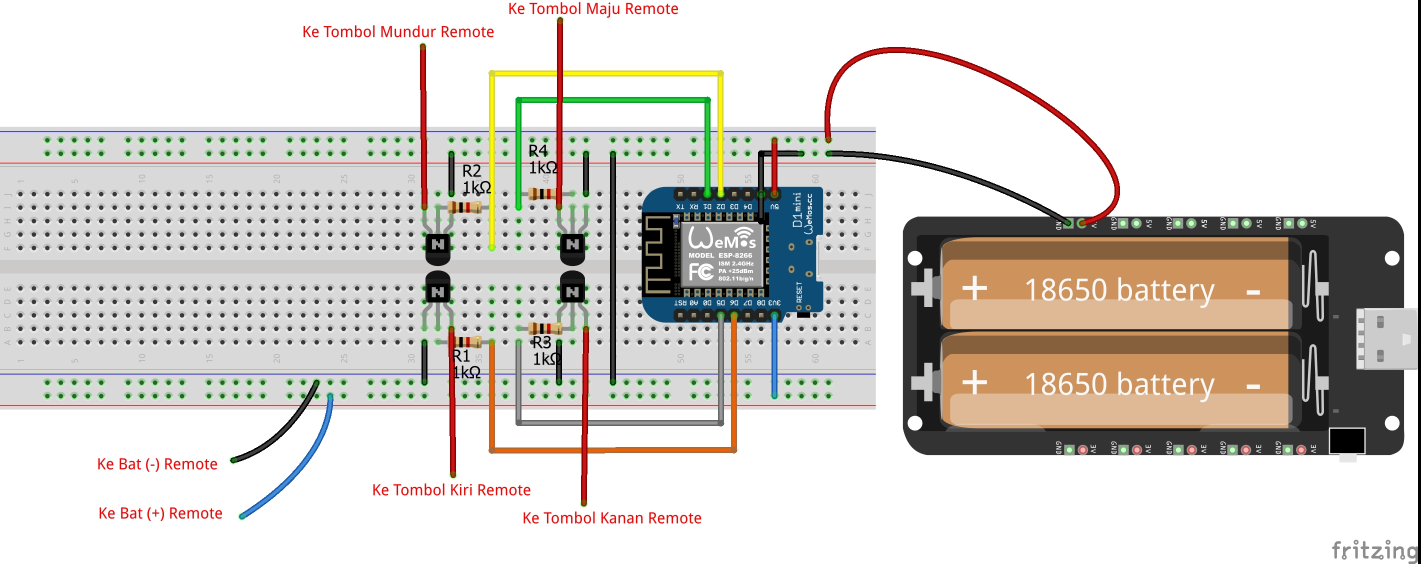
#> input picture pertemuan1/TRSE_AGV_bb1.jpg, 2841 x 1128 px, given in place of 102, which was not available (shown at 1/2 size)
$ python deteksi_geometri.py
#> lines starting #> are read from the running program, lines starting #| are printed output that depends on the picture; after the words box and inside, x2 and y2 are one past the last pixel; in counts of white or black regions, pixels touching at a corner belong together; pictures that were not available may be replaced by others from this repository, and a replacement may not be noted
# Dasar deteksi kotak, lingkaran dan segitiga
# by : nyoman yudi kurniawan
# untuk : TRSE Undiksha 2026
# www.aisi555.com

import cv2
import numpy as np

# Konfigurasi RTSP jika menggunakan cctv yang tersedia untuk praktek
rtsp_url = "rtsp://admin:FJUHGV@192.168.0.200:554/Streaming/Channels/102"
cap = cv2.VideoCapture(rtsp_url)
#jika memakai webcam di laptop
# cap = cv2.VideoCapture(0)

while True:
    ret, frame = cap.read()
#> frame is the input picture: shape (1128, 2841, 3); mean B, G, R 203.7, 208.8, 213.2
    if not ret:
        break

    # --- PRE-PROCESSING ---
    # Convert ke Gray dan bersihkan noise dengan Median Blur (Sangat penting untuk lingkaran)
    gray = cv2.cvtColor(frame, cv2.COLOR_BGR2GRAY)
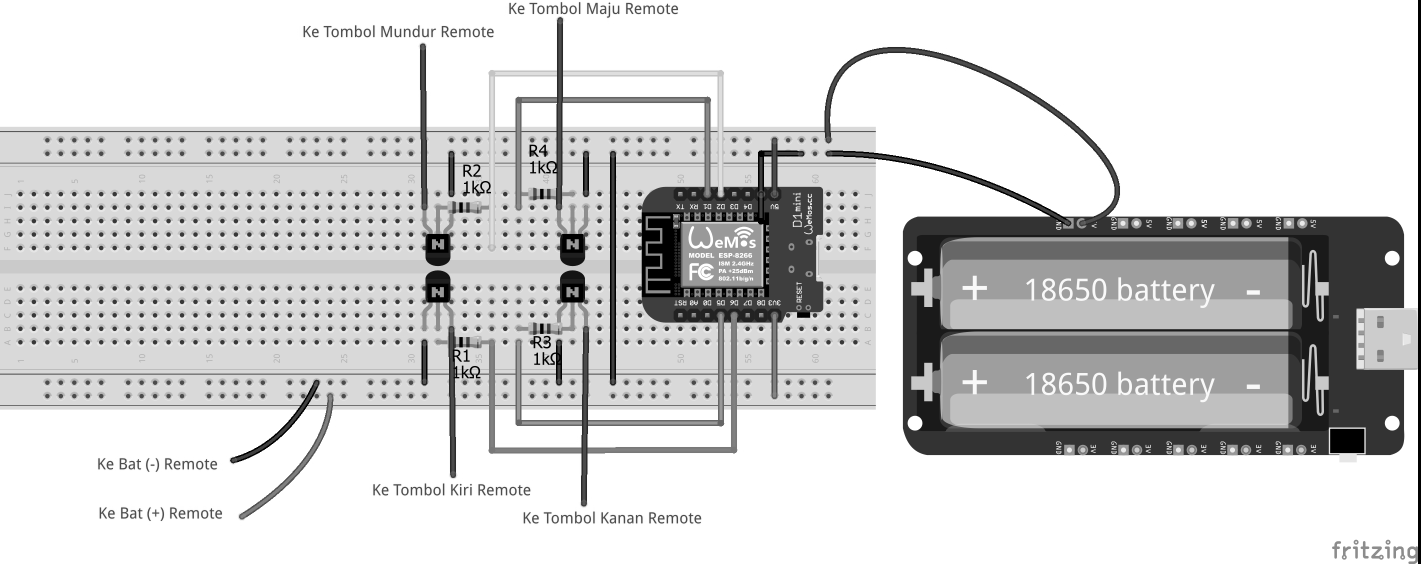
#> gray: shape (1128, 2841) (shown at 1/2 size); min 0, max 255, mean 209.5
    gray_blurred = cv2.medianBlur(gray, 5)

    # --- 1. DETEKSI LINGKARAN (HoughCircles) ---
    # param1: sensitivitas tepi, param2: ambang deteksi (makin kecil makin banyak lingkaran palsu)
    circles = cv2.HoughCircles(
        gray_blurred,
        cv2.HOUGH_GRADIENT,
        dp=1.2,
        minDist=50,
        param1=100,
        param2=60,
        minRadius=20,
        maxRadius=150
    )
#> circles = 171 rows, first 8: [1494.6, 516.6, 144], [1308.6, 336.6, 144], [1362.6, 515.4, 144], [1368.6, 342.6, 149.2], [1314.6, 432.6, 147.9], [966.6, 378.6, 125.5], [1296.6, 534.6, 149.2], [1360.2, 711, 141.3]

    if circles is not None:
        circles = np.uint16(np.around(circles))
#> circles = 171 rows, first 8: [1495, 517, 144], [1309, 337, 144], [1363, 515, 144], [1369, 343, 149], [1315, 433, 148], [967, 379, 125], [1297, 535, 149], [1360, 711, 141]
        for i in circles[0, :]:
            # Gambar lingkaran luar
            cv2.circle(frame, (i[0], i[1]), i[2], (0, 255, 0), 3)
            # Gambar pusat
            cv2.circle(frame, (i[0], i[1]), 2, (0, 0, 255), 3)
            cv2.putText(frame, "Lingkaran", (i[0] - 20, i[1] - i[2] - 10),
                        cv2.FONT_HERSHEY_SIMPLEX, 0.6, (0, 255, 0), 2)
#> this loop made 171 passes
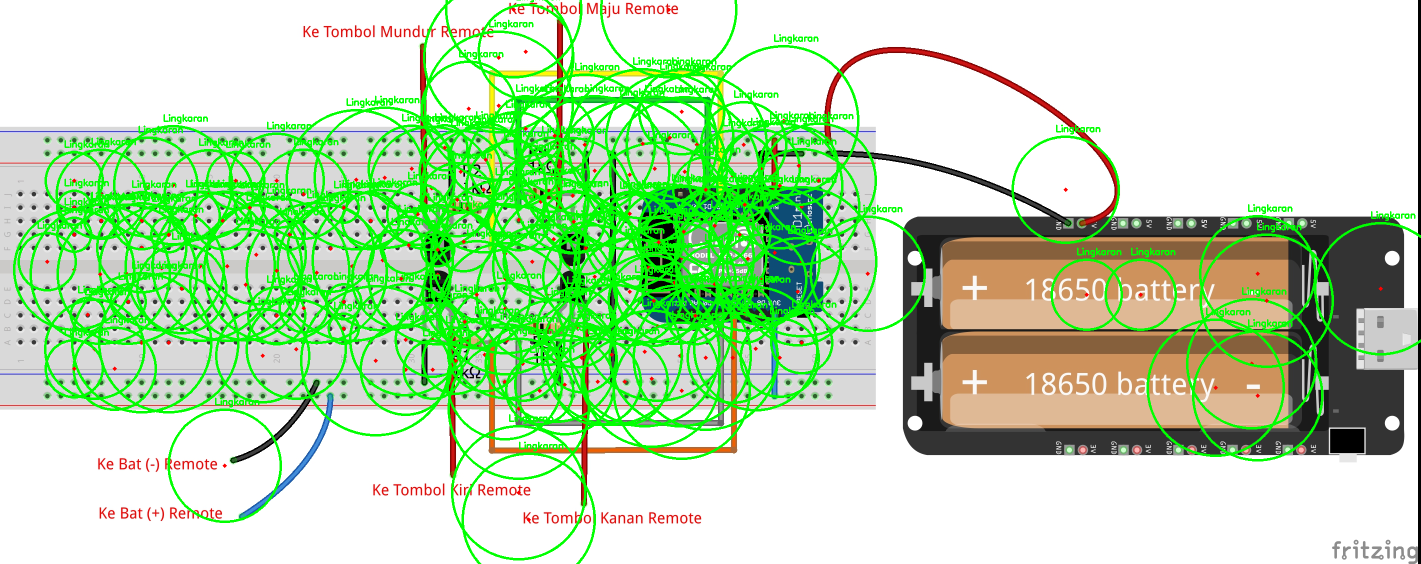
#> frame: shape (1128, 2841, 3) (shown at 1/2 size); 15.27% of pixels changed, all inside (x1, y1, x2, y2) = (26, 0, 2841, 1128)

    # --- 2. DETEKSI KOTAK & SEGITIGA (Kontur) ---
    edged = cv2.Canny(gray_blurred, 50, 150)
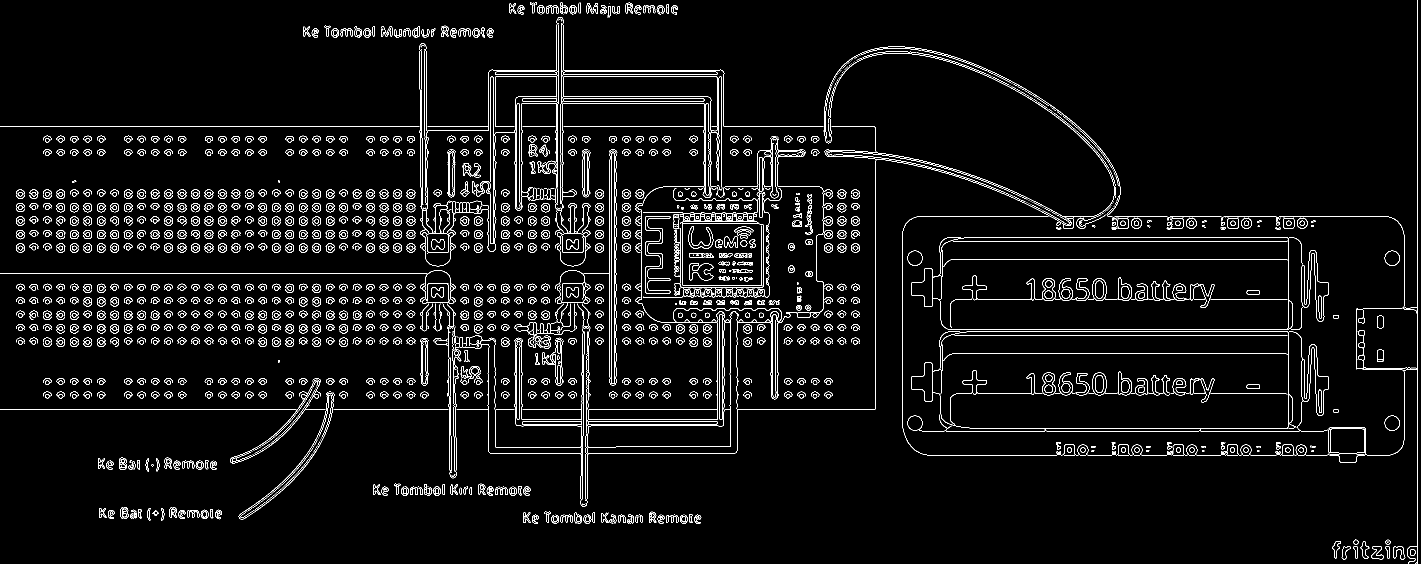
#> edged: shape (1128, 2841) (shown at 1/2 size); 4.3% white in thin lines or dots
    contours, _ = cv2.findContours(edged, cv2.RETR_EXTERNAL, cv2.CHAIN_APPROX_SIMPLE)
#> contours = 1719 contours, 887 with area under 20; largest, box (x1, y1, x2, y2) and area: (918, 34, 1647, 1014) 157453, (1822, 662, 2655, 863) 139153, (1822, 474, 2586, 659) 130661, (1647, 93, 2809, 911) 6608, (1218, 301, 1234, 772) 5835

    for cnt in contours:
        area = cv2.contourArea(cnt)
        if area < 800: continue  # Filter noise

        peri = cv2.arcLength(cnt, True)
        approx = cv2.approxPolyDP(cnt, 0.04 * peri, True)
        num_corners = len(approx)
        x, y, w, h = cv2.boundingRect(approx)

        # Hanya deteksi jika sudutnya 3 atau 4 (biar tidak bentrok dengan lingkaran)
        if num_corners == 3:
            cv2.drawContours(frame, [approx], -1, (255, 0, 0), 3)
            cv2.putText(frame, "Segitiga", (x, y - 10), cv2.FONT_HERSHEY_SIMPLEX, 0.6, (255, 0, 0), 2)
        elif num_corners == 4:
            cv2.drawContours(frame, [approx], -1, (0, 165, 255), 3)
            cv2.putText(frame, "Kotak", (x, y - 10), cv2.FONT_HERSHEY_SIMPLEX, 0.6, (0, 165, 255), 2)
#> this loop made 1719 passes
#> area on passes 2, 4, 5: 114, 345, 138
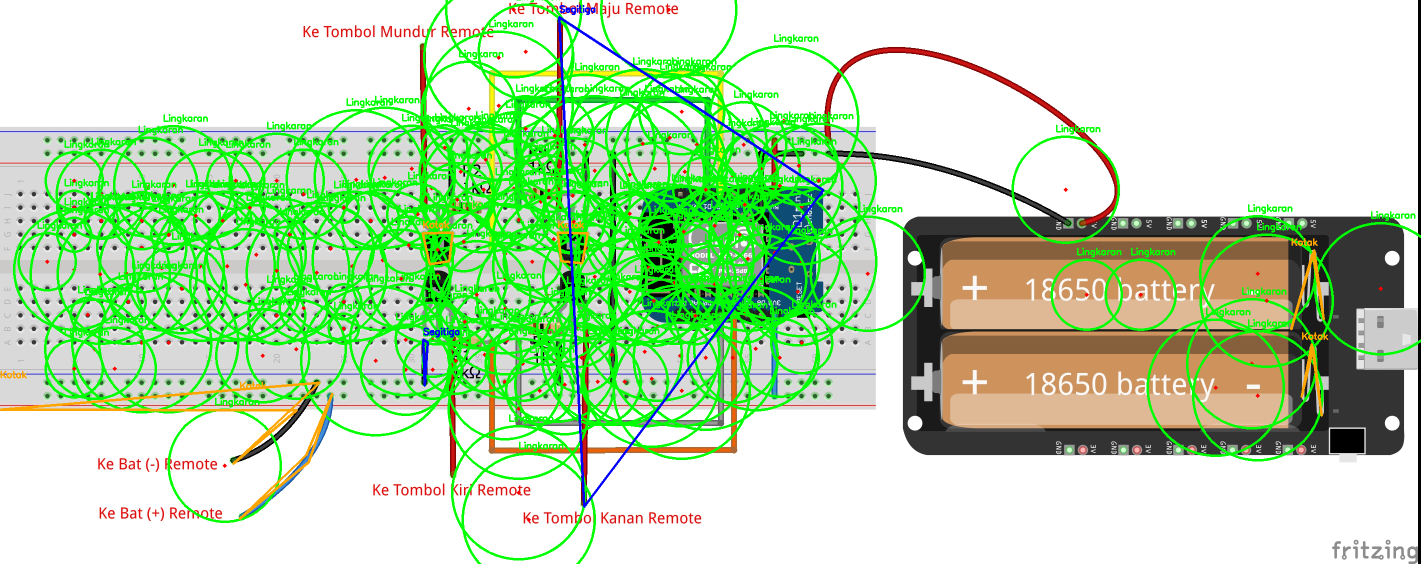
#> frame: shape (1128, 2841, 3) (shown at 1/2 size); 1% of pixels changed, all inside (x1, y1, x2, y2) = (0, 10, 2657, 1040)

    cv2.imshow("Optimized Shape Detection", frame)
    if cv2.waitKey(1) & 0xFF == ord('q'):
#> (key q is pressed here)
        break

cap.release()
cv2.destroyAllWindows()
